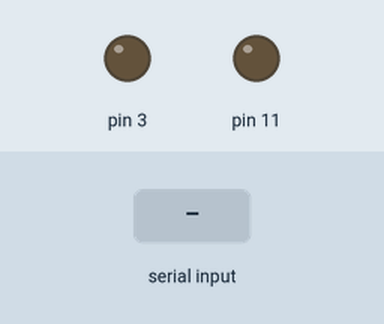
A sketch run on a simulated Arduino Uno, built with avr-gcc and run on an emulated ATmega328P. Parts: output pins drawn as LEDs (lit = HIGH). Inputs (shaded band) come from the test bench. What the sketch prints to the serial monitor is not drawn.

Above: at 1.2 s.
1.3 s: byte 30 received over Serial
At 2.1 s:
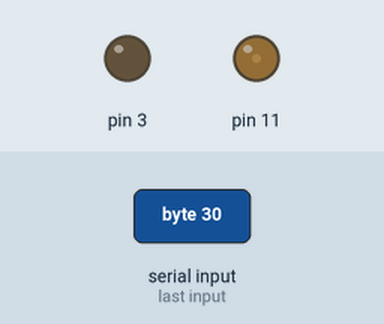
2.8 s: byte 90 received over Serial
At 3.2 s:
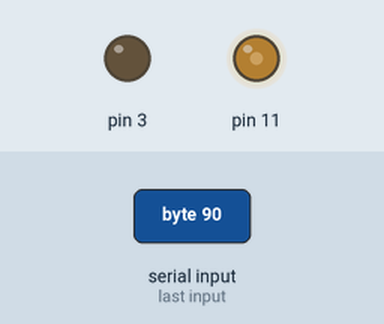
Timing chart, 0 to 5.8 s (numbered marks = the images above; inputs shaded):
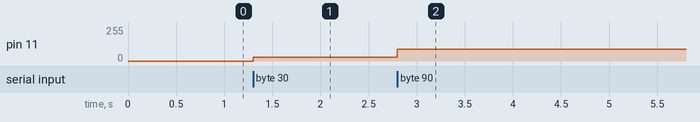

The sketch:

serial_set.ino
```cpp
#define SENSOR_PIN A0

#define PWM_START 0

bool read = false;
int start = 0;
// Matching the frequency of the Teensy
void setup() {
  Serial.begin(115200);
  pinMode(3, OUTPUT);
  pinMode(11, OUTPUT);
  TCCR2A = _BV(COM2A1) | _BV(COM2B1) | _BV(WGM21) | _BV(WGM20);
  TCCR2B = _BV(CS22);

  OCR2A = PWM_START;
  OCR2B = 0;

  ADCSRA = (1 << ADEN) | (1 << ADPS2) | (1 << ADPS1) | (1 << ADPS0);
  ADMUX |= (1 << REFS0);

  delay(50);
}

void loop() {
  if (Serial.available() > 0) {
    OCR2A = Serial.read() + PWM_START;
    read = true;
    start = millis();
  }

  if (read && millis() - start > 2000) {
    int sensorValue = analogRead(SENSOR_PIN);

    byte highByte = (sensorValue >> 8) & 0xFF;
    byte lowByte = sensorValue & 0xFF;
    Serial.write(highByte);
    Serial.write(lowByte);

    read = false;
  }
}
```

Measured:
- after the input at 1.3 s, pin 11: 0/255 → 30/255 at once
- after the input at 2.8 s, pin 11: 30/255 → 90/255 at once
